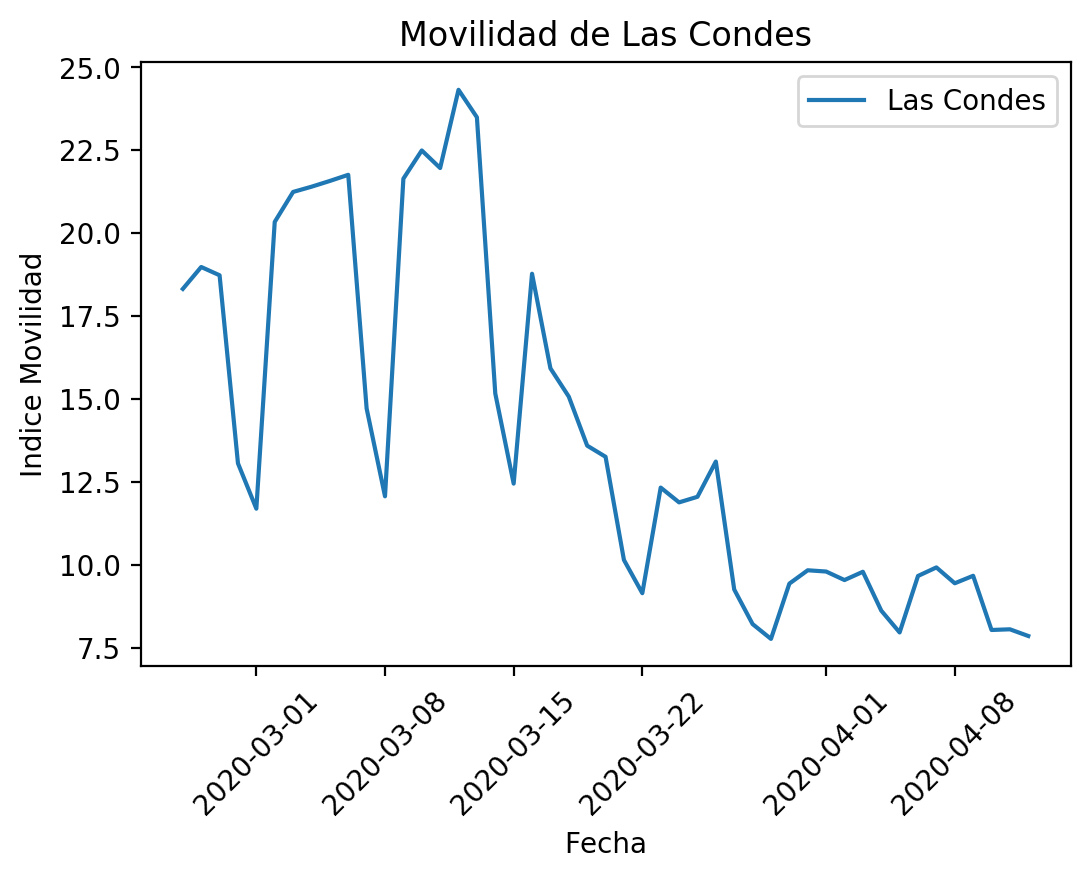

Write the Python code that produced this figure.
#!/usr/bin/env python3
# -*- coding: utf-8 -*-
"""
Created on Thu Jun  4 22:29:04 2020

@author: danielaudd
"""
import matplotlib.pyplot as plt

from datetime import datetime

las_condes=list()


with open('IndiceDeMovilidad-IM.csv', 'r') as f:
    for line in f:
            s=line.split(',')
            if line.startswith('Regio'):
                fechas= s[6:]
            else:
                comuna=s[2]
                if comuna=='Las Condes':
                    las_condes=s[6:]  
                    
fechas[46]=fechas[46][:-1]

im_lcondes=[]
for n in las_condes:
    im_lcondes.append(float(n));


dates=[]

for n in fechas:
    dates.append(datetime.strptime(n, '%Y-%m-%d').date())
    

plt.ylabel('Indice Movilidad')
plt.xlabel('Fecha')
plt.xticks(rotation=45)
plt.title('Movilidad de Las Condes')
plt.plot(dates,im_lcondes, label='Las Condes')
plt.legend()
plt.savefig('movilidad_las_condes.png', bbox_inches='tight', dpi=200)